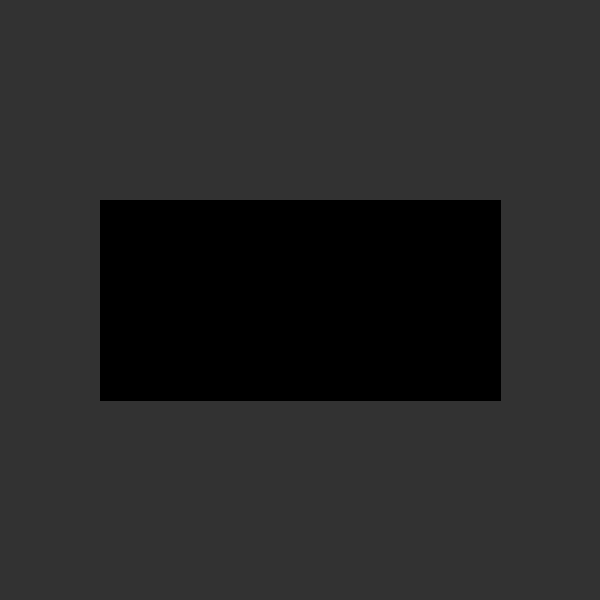
Frame 1 (no input)
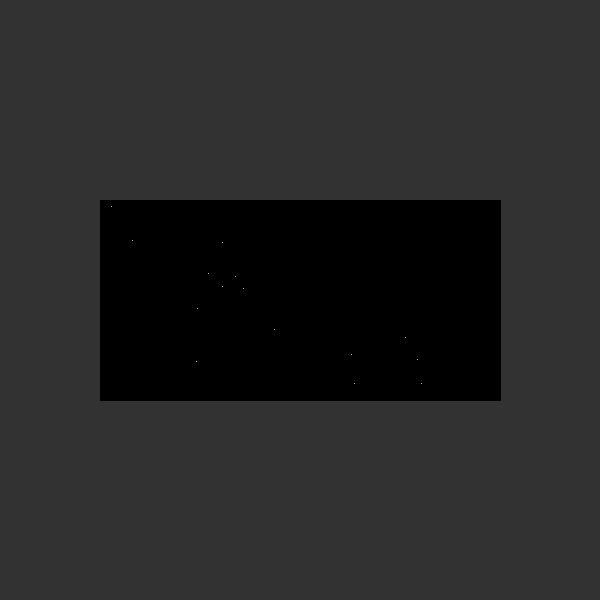
Frame 60 (the mouse pressed at the canvas centre just before this capture)
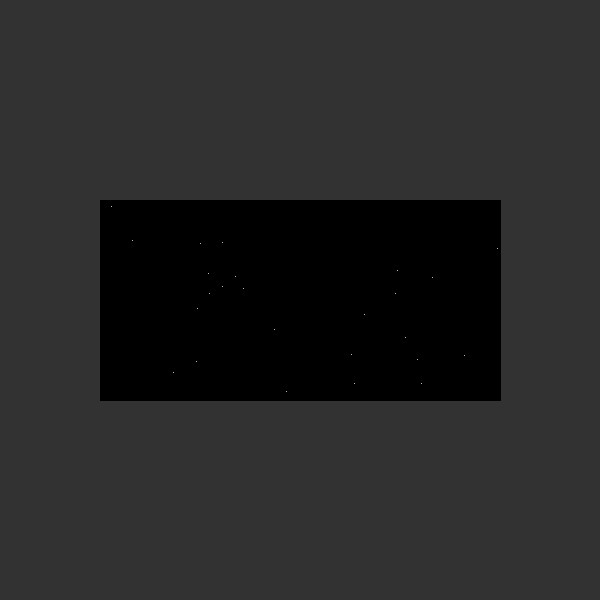
Frame 120 (the mouse held since frame 60 and released just before this capture)

The Processing sketch that drew these frames (run headless with seeded random() and noise(); from frame 60 on, the mouse is pressed at the canvas centre):

// Processing sketch: sketch_10
// ── sketch_10.pde
// currently the sketch draws random white points
// all over the canvas. 

// change the values being given to x and y so that 
// the white points are only drawn inside the black rectangle.

void setup() {
  size(600, 600);
  background(50);
  rectMode(CENTER);
  fill(0);
  rect(width/2, height/2, 400, 200);
}

void draw() {
  float x = random(0, width);
  float y = random(0, height);
  stroke(255);
  if (x > 100 && x < 500 && y > 200 && y < 400) {
    point(x, y);
  }
}
